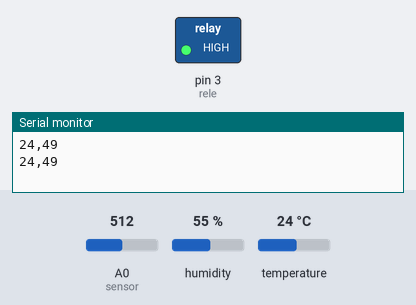
Bench run of a sketch on a simulated Arduino Uno, built with avr-gcc and run on an emulated ATmega328P. Shown: switched loads named in the sketch (green lamp = pin HIGH), the last lines printed to the serial monitor. The test bench sets the inputs (shaded band); at power-on: A0 (sensor) = 512, humidity 55 %, temperature 24 °C.

Above: at 2.3 s.
2.4 s: A0 (sensor) set to 528
At 5.0 s:
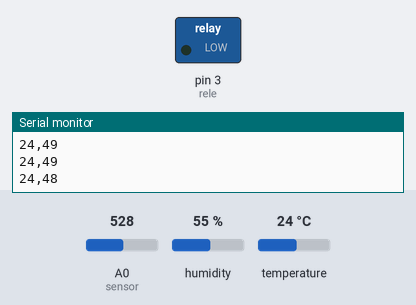
9.6 s: A0 (sensor) set to 716
Timing chart, 0 to 20.0 s (numbered marks = the images above; inputs shaded):
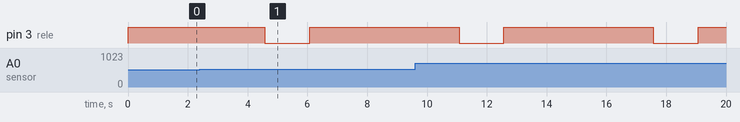

Measured:
- the behaviour switches between 512 and 513 on A0 (sensor) (found by bisection; images 0 and 1)
- after the input at 2.4 s, pin 3 (rele): HIGH → LOW after 2.2 s, → HIGH 1.5 s later

The sketch:

arduino_code.ino
```cpp
#include <DHT11.h>
#define rele 3
#define sensor A0
DHT11 dht11(2);

void setup()
{

  Serial.begin(9600);
  pinMode(rele, OUTPUT);
  pinMode(sensor, INPUT);

  //Inciar com a rele desligado
  digitalWrite( rele, HIGH);
}

void loop()
{
  int temperatura =0;
  int umidade =0;
  int result = dht11.readTemperatureHumidity(temperatura, umidade);
  int valorSensor = analogRead(sensor);  // Lê o valor do sensor
  int umidadePercentual = map(valorSensor, 1023,0 , 0, 100);  // Mapeia para uma porcentagem de 0 a 100%

  if (result == 0) {
    Serial.print(temperatura);//Imprime temperatura no terminal
    Serial.print(",");
    Serial.println(umidadePercentual); //Imprime umidade no terminal
    delay(1000);
  } else {
    Serial.println(DHT11::getErrorString(result));
  }


  //512 == 50% de umidade, abaixo dessa faixa a rele é ativada e só desliga quando o Sensor retornar acima de 512
  while (valorSensor >512) {
    digitalWrite(3, LOW);   //rele / bomba
      //Serial.println("rele ligado");
    delay(1500);
    digitalWrite(3, HIGH);   //rele / bomba
      //Serial.println("rele desligado");

    delay(5000);
    valorSensor = analogRead(sensor);

    if (result == 0) {
      umidadePercentual = map(valorSensor, 1023,0 , 0, 100);
      Serial.print(temperatura);
      Serial.print(",");
      Serial.println(umidadePercentual);
    } else {
      Serial.println(DHT11::getErrorString(result));
    }

  }

}
```
